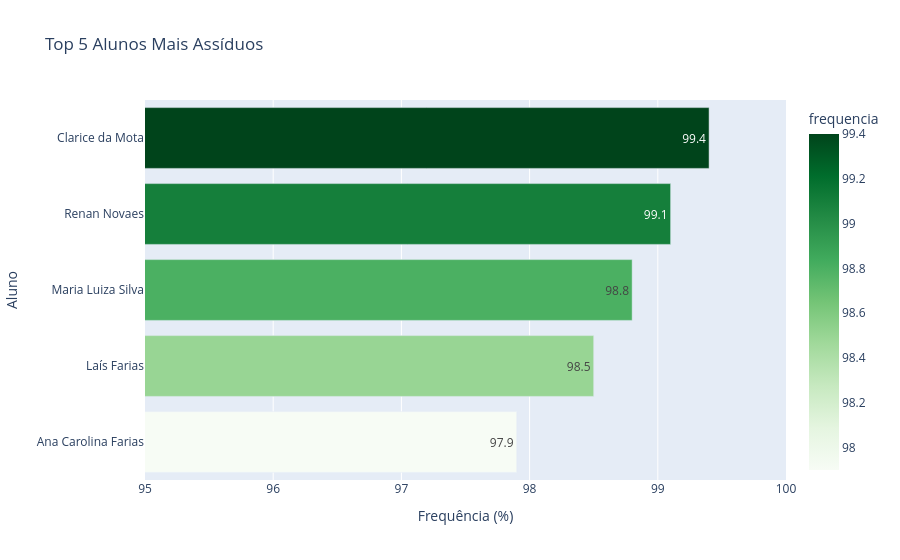

Write notebook code for a chart like this one.
### Code cell
maisAssiduos = df.nlargest(5, 'frequencia').sort_values(by='frequencia')


import plotly.express as px
fig = px.bar(maisAssiduos, 
             x='frequencia', 
             y='nome', 
             orientation='h', 
             title='Top 5 Alunos Mais Assíduos',
             text='frequencia',
             color='frequencia', 
             color_continuous_scale='Greens')



fig.update_xaxes(range=[95, 100])

fig.update_layout(yaxis=dict(title='Aluno'), xaxis=dict(title='Frequência (%)'))

fig.show()

### Figure 1 — Plotly figure (JSON) as saved in the notebook; plotly's stock layout.template omitted (floating-point values rounded to 4 significant figures)
{"data": [{"alignmentgroup": "True", "hovertemplate": "frequencia=%{marker.color}<br>nome=%{y}<extra></extra>", "legendgroup": "", "marker": {"color": [97.9, 98.5, 98.8, 99.1, 99.4], "coloraxis": "coloraxis", "pattern": {"shape": ""}}, "name": "", "offsetgroup": "", "orientation": "h", "showlegend": false, "text": [97.9, 98.5, 98.8, 99.1, 99.4], "textposition": "auto", "type": "bar", "x": [97.9, 98.5, 98.8, 99.1, 99.4], "xaxis": "x", "y": ["Ana Carolina Farias", "Laís Farias", "Maria Luiza Silva", "Renan Novaes", "Clarice da Mota"], "yaxis": "y"}], "layout": {"barmode": "relative", "coloraxis": {"colorbar": {"title": {"text": "frequencia"}}, "colorscale": [[0, "rgb(247,252,245)"], [0.125, "rgb(229,245,224)"], [0.25, "rgb(199,233,192)"], [0.375, "rgb(161,217,155)"], [0.5, "rgb(116,196,118)"], [0.625, "rgb(65,171,93)"], [0.75, "rgb(35,139,69)"], [0.875, "rgb(0,109,44)"], [1, "rgb(0,68,27)"]]}, "legend": {"tracegroupgap": 0}, "title": {"text": "Top 5 Alunos Mais Assíduos"}, "xaxis": {"anchor": "y", "domain": [0, 1], "range": [95, 100], "title": {"text": "Frequência (%)"}}, "yaxis": {"anchor": "x", "domain": [0, 1], "title": {"text": "Aluno"}}}}
